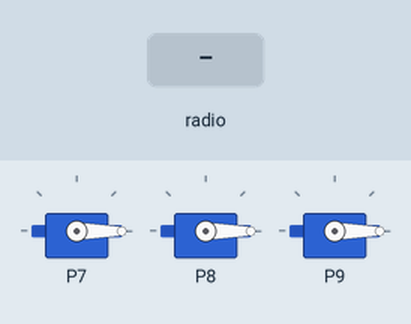
Recording of a program running on a simulated BBC micro:bit (MakeCode). Parts: 3 × servo. The inputs (shaded band) are chosen by the test bench.

Above: at 1.2 s.
1.3 s: radio message "6" arrives
At 2.0 s:
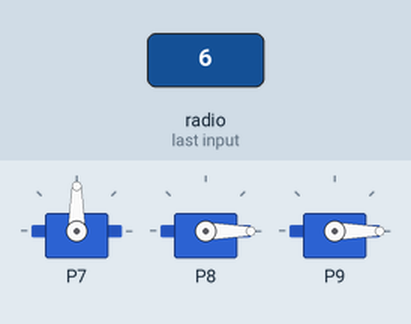
2.8 s: radio message "7" arrives
At 3.1 s:
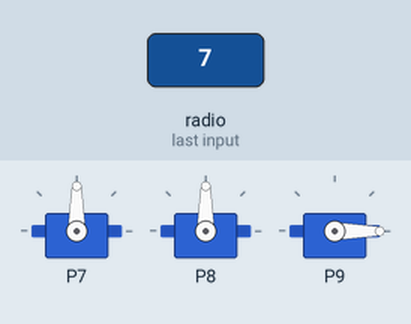
4.3 s: radio message "8" arrives
At 5.5 s:
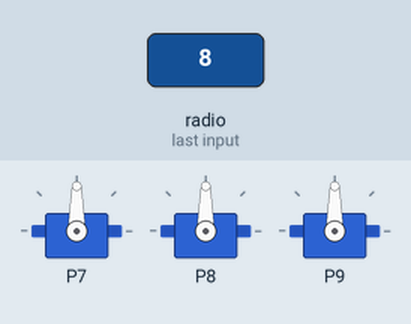
5.8 s: radio message "6" arrives
At 6.6 s:
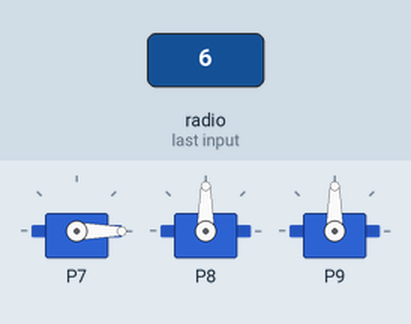
7.3 s: radio message "7" arrives
At 7.7 s:
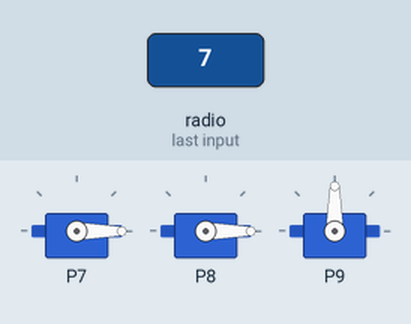
Timing chart, 0 to 9.8 s (numbered marks = the images above; inputs shaded):
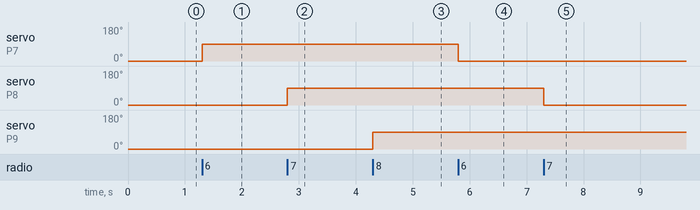

Measured:
- after the input at 1.3 s, servo on P7: 0° → 90° at once
- after the input at 2.8 s, servo on P8: 0° → 90° at once
- after the input at 4.3 s, servo on P9: 0° → 90° at once
- after the input at 5.8 s, servo on P7: 90° → 0° at once
- after the input at 7.3 s, servo on P8: 90° → 0° at once

The program:

main.ts
```typescript
radio.onReceivedNumber(function (receivedNumber) {
    if (receivedNumber == 5) {
        oven = oven * -1
        if (oven > 0) {
            strip.showColor(neopixel.colors(NeoPixelColors.Red))
        } else {
            strip.showColor(neopixel.colors(NeoPixelColors.Black))
        }
    }
    if (receivedNumber == 6) {
        door1 = door1 * -1
        if (door1 < 0) {
            pins.servoWritePin(AnalogPin.P7, 0)
        } else {
            pins.servoWritePin(AnalogPin.P7, 90)
        }
    }
    if (receivedNumber == 7) {
        door2 = door2 * -1
        if (door2 < 0) {
            pins.servoWritePin(AnalogPin.P8, 0)
        } else {
            pins.servoWritePin(AnalogPin.P8, 90)
        }
    }
    if (receivedNumber == 8) {
        door3 = door3 * -1
        if (door3 < 0) {
            pins.servoWritePin(AnalogPin.P9, 0)
        } else {
            pins.servoWritePin(AnalogPin.P9, 90)
        }
    }
})
let oven = 0
let door3 = 0
let door2 = 0
let door1 = 0
let strip: neopixel.Strip = null
radio.setGroup(1)
pins.servoWritePin(AnalogPin.P7, 0)
pins.servoWritePin(AnalogPin.P8, 0)
pins.servoWritePin(AnalogPin.P9, 0)
strip = neopixel.create(DigitalPin.P1, 1, NeoPixelMode.RGB)
door1 = -1
door2 = -1
door3 = -1
oven = 1
basic.forever(function () {

})
```

test.ts
```typescript
// Tady jsou testy. Při použití tohoto balíčku jako rozšíření nebude zkompilováno.
```
